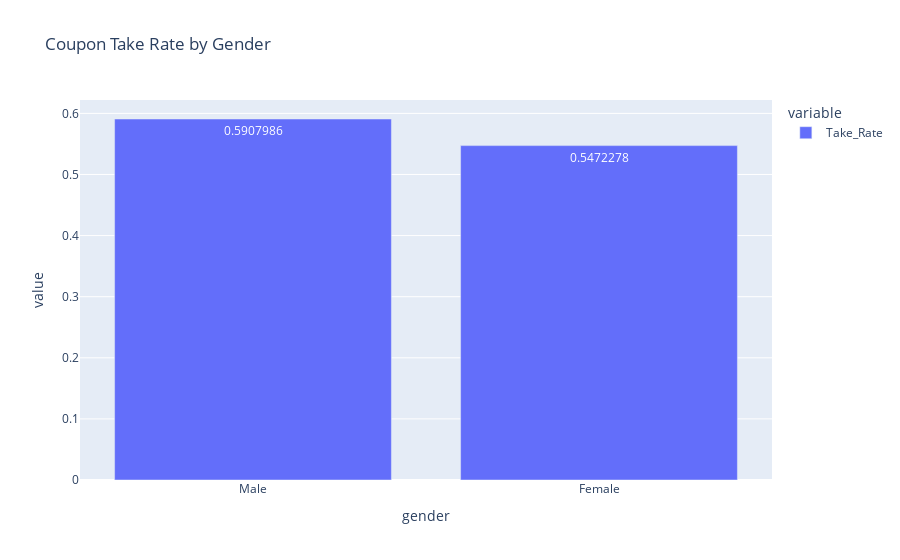

This figure's notebook cell:
### Code cell
o2c=o2["Take_Rate"]
fig = px.bar(o2c, title = 'Coupon Take Rate by Gender', text_auto=True)
fig.show()

### Figure 1 — Plotly figure (JSON) as saved in the notebook; plotly's stock layout.template omitted (floating-point values rounded to 4 significant figures)
{"data": [{"alignmentgroup": "True", "hovertemplate": "variable=Take_Rate<br>gender=%{x}<br>value=%{y}<extra></extra>", "legendgroup": "Take_Rate", "marker": {"color": "#636efa", "pattern": {"shape": ""}}, "name": "Take_Rate", "offsetgroup": "Take_Rate", "orientation": "v", "showlegend": true, "textposition": "auto", "texttemplate": "%{y}", "type": "bar", "x": ["Male", "Female"], "xaxis": "x", "y": [0.5908, 0.5472], "yaxis": "y"}], "layout": {"barmode": "relative", "legend": {"title": {"text": "variable"}, "tracegroupgap": 0}, "title": {"text": "Coupon Take Rate by Gender"}, "xaxis": {"anchor": "y", "domain": [0, 1], "title": {"text": "gender"}}, "yaxis": {"anchor": "x", "domain": [0, 1], "title": {"text": "value"}}}}
